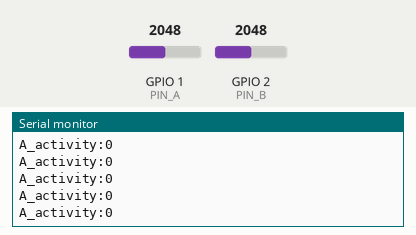
Bench run of a sketch on a simulated ESP32-S3. Parts: the last lines printed to the serial monitor. Inputs (shaded band) come from the test bench; at power-on: GPIO 1 (PIN_A) = 2048, GPIO 2 (PIN_B) = 2048 (analog values on the 0–4095 scale).

Above: at 1.2 s.
1.3 s: GPIO 1 (PIN_A) set to 2866
At 2.3 s:
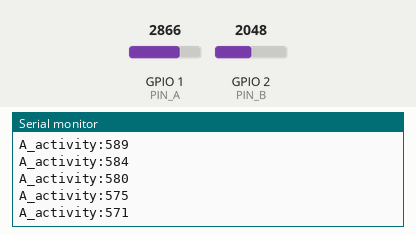
2.8 s: GPIO 1 (PIN_A) set to 3603
At 3.5 s:
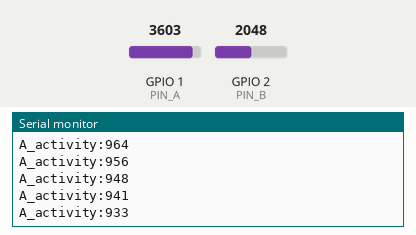
Timing chart, 0 to 5.8 s (numbered marks = the images above; inputs shaded):
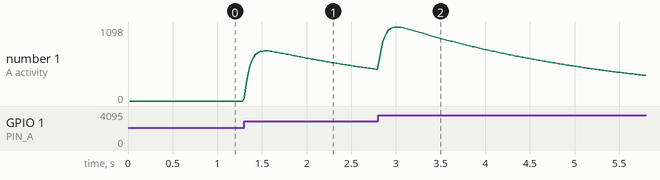

Measured:
- after the input at 1.3 s, the serial monitor: prints a new line at once (image 1)
- plotted number 1: 0 → 467 after the input at 1.3 s

The sketch:

emg_two_channel_test.ino
```cpp
/*
  emg_two_channel_test  -  ESP32-S3 + Analog EMG sensor (channel A) + DFRobot heart/ECG sensor (channel B)
  -----------------------------------------------------------------------------------------------------
  Reads both sensors 1000 times a second and draws them in the Arduino SERIAL PLOTTER.
  No motor, no bench supply - sensors only.

  Channel A = Analog EMG sensor   -> on the EXTENSORS (back of forearm)  -> rises when you OPEN your fingers
  Channel B = DFRobot ECG (AD8232)-> on the FLEXORS (palm side)          -> rises when you make a FIST
              (it is a heart sensor, so its muscle signal will be weaker/noisier - that is expected)

  SAFETY: laptop charger UNPLUGGED while the pads are on your skin (run on battery).
          Nothing else (servo, bench supply) connected to this breadboard.

  WIRING
    Analog EMG sensor:  VCC/+ -> ESP32 3V3   GND/- -> ESP32 GND   SIG/OUT -> GPIO 1
    DFRobot ECG:        + (red)  -> ESP32 3V3   - (black) -> ESP32 GND   A (blue/signal) -> GPIO 2
    (If the EMG board's pins say +Vs / -Vs instead of VCC / GND, STOP and send me a photo.)

  Arduino IDE: Board "ESP32S3 Dev Module", USB-C "COM" port.
  Upload, then Tools > Serial Plotter, set 115200.  (Close the Serial Monitor first.)

  What the plotter lines mean:
    A_activity / B_activity : muscle activity (best for most sensors). Flat-ish at rest, jumps when the muscle works.
    A_level                 : smoothed raw value of channel A (use this one if the EMG board already outputs a
                              smooth "envelope" - then A_level itself rises when you contract)
*/

const int PIN_A = 1;          // GPIO 1 - analog EMG sensor
const int PIN_B = 2;          // GPIO 2 - DFRobot ECG sensor
const bool USE_B = false;          // false = only the analog EMG sensor (channel A). Set true when you add the DFRobot sensor.
const bool SHOW_A_LEVEL = false;   // set true only if A_activity looks wrong (A_level is a much bigger number, it squashes the other lines)

float baseA = 2048, baseB = 2048;     // slow average = resting middle of each signal
float actA = 0, actB = 0;             // muscle activity (rectified + smoothed)
float levelA = 0;                     // smoothed raw value of A
unsigned long nextSample = 0, lastPrint = 0;

void setup() {
  Serial.begin(115200);
  analogReadResolution(12);           // 0..4095 for 0..3.3 V
  baseA = analogRead(PIN_A); baseB = analogRead(PIN_B); levelA = baseA;
}

void loop() {
  unsigned long now = micros();
  if ((long)(now - nextSample) < 0) return;
  nextSample = now + 1000;            // 1000 samples per second

  int a = analogRead(PIN_A);
  int b = analogRead(PIN_B);

  baseA += (a - baseA) * 0.0005f;     // follows only very slow drift (about 2 s)
  baseB += (b - baseB) * 0.0005f;
  actA  += (fabs(a - baseA) - actA) * 0.02f;   // rectify, then smooth (about 50 ms)
  actB  += (fabs(b - baseB) - actB) * 0.02f;
  levelA += (a - levelA) * 0.02f;

  if (millis() - lastPrint >= 20) {   // 50 points per second to the plotter
    lastPrint = millis();
    Serial.print("A_activity:"); Serial.print((int)actA);
    if (USE_B) { Serial.print(" B_activity:"); Serial.print((int)actB); }
    if (SHOW_A_LEVEL) { Serial.print(" A_level:"); Serial.print((int)levelA); }
    Serial.println();
  }
}
```
